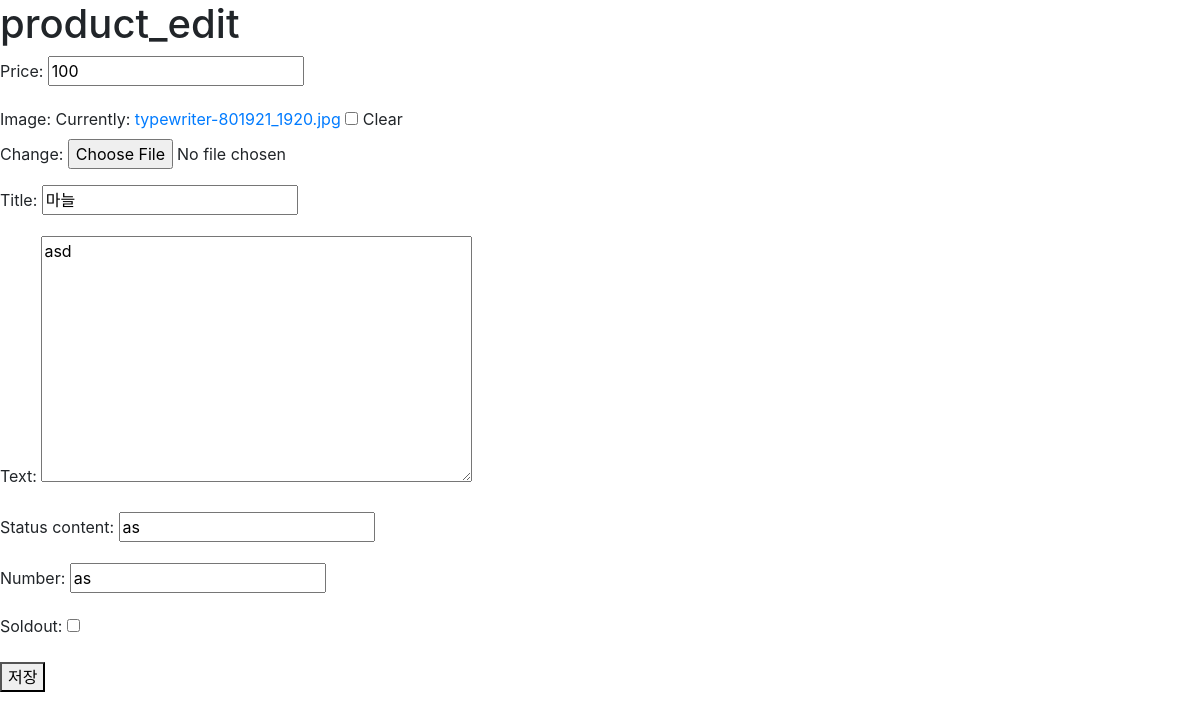
/market/product/edit/1/, run on the app's committed database.
### market/models.py (models this page shows, shortened)
class Base(models.Model):
    price = models.IntegerField()                       #가격
    image = models.FileField(null=True, blank=True)                          #메인이미지
    title = models.CharField(max_length=100)            #제목
    text = models.TextField()                           #내용
    status_content = models.CharField(max_length=100)   #물건상태
    number = models.CharField(max_length=20)            #번호
    soldout = models.BooleanField(default=False)        #판매여부
    hit = models.PositiveIntegerField(default=0)

### market/views.py (the view)
# urls.py: path('product/edit/<int:post_id>/', views.product_edit, name="product_edit"),
def product_edit(request, post_id):
    product = get_object_or_404(Product, pk = post_id)
    if request.method == 'POST':
        form = ProductForm(request.POST, instance=product)
        if form.is_valid():
            product = form.save(commit=False)
            product.save()
            return redirect('product_detail', post_id=product.pk)
    else:
        form = ProductForm(instance=product)
    return render(request, 'market/product_new.html', {'form': form})

### market/forms.py
class ProductForm(forms.ModelForm):
    class Meta:
        model = Product
        fields = ('price', 'image', 'title', 'text', 'status_content', 'number', 'soldout',)

### market/templates/market/product_new.html (shortened to what this page needs)
{% extends "market/base.html" %}
{% block content %}
    <h1>product_edit</h1>
    <form method="POST" class="post-form">
        {{ form.as_p }}
        <button type="submit" class="brn brn-secondary">저장</button>
    </form>
{% endblock %}

### data on the page
Base: price "100", title "마늘", text "asd", status_content "as", number "as"
